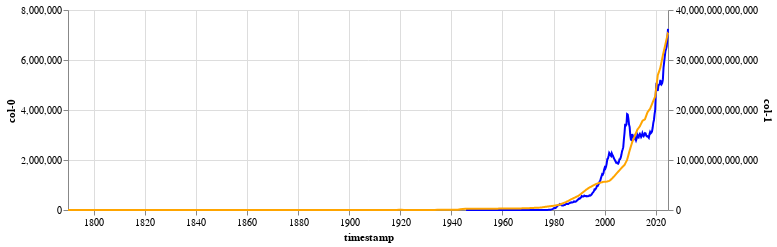

Notebook cell for this chart:
### Code cell
#TODO:add to plot
import altair as alt

base = alt.Chart(measure.df(interpolated=True).reset_index(), width=600, height=200).encode(x='timestamp:T')
line1 = base.mark_line(stroke='blue').encode(alt.Y('col-0'))#.transform_filter('isValid(datum.line)')
line2 = base.mark_line(stroke='orange').encode(alt.Y('col-1'))
(line1 + line2).resolve_scale(y = 'independent')

### Figure 1 — Vega-Lite specification as saved in the notebook (floating-point values rounded to 4 significant figures; data arrays with more than 128 entries replaced by an {"elided": "..."} marker saying what was removed)
{"config": {"view": {"continuousWidth": 300, "continuousHeight": 300}}, "layer": [{"mark": {"type": "line", "stroke": "blue"}, "encoding": {"x": {"field": "timestamp", "type": "temporal"}, "y": {"field": "col-0", "type": "quantitative"}}}, {"mark": {"type": "line", "stroke": "orange"}, "encoding": {"x": {"field": "timestamp", "type": "temporal"}, "y": {"field": "col-1", "type": "quantitative"}}}], "data": {"name": "data-00f5f304ef0f3b1be4b694077032276d"}, "height": 200, "resolve": {"scale": {"y": "independent"}}, "width": 600, "$schema": "https://vega.github.io/schema/vega-lite/v5.20.1.json", "datasets": {"data-00f5f304ef0f3b1be4b694077032276d": {"elided": "553 records"}}}
